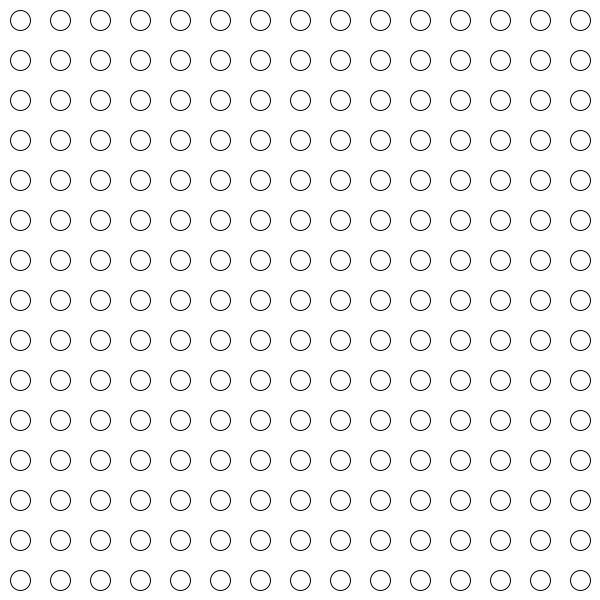
Frame 1 (no input)
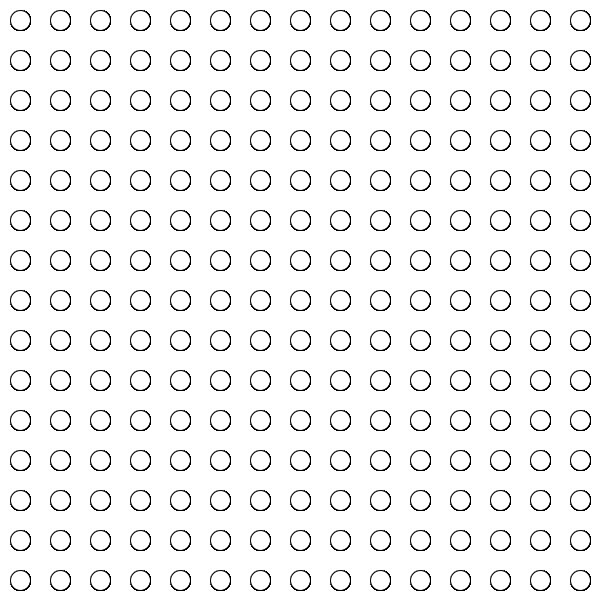
Frame 60 (the mouse pressed at the canvas centre just before this capture)
Frame 120 (the mouse held since frame 60 and released just before this capture): identical to frame 60, image omitted

The Processing sketch that drew these frames (run headless with seeded random() and noise(); from frame 60 on, the mouse is pressed at the canvas centre):

// Processing sketch: processing_15089
// ── processing_15089.pde



                
             void setup() {
  size( 600,600);
  background(#ffffff);
}

void draw() {
  for( float y=0; y<600;  y=y+40){
    for( float x=0; x<600;  x=x+40){
      pushMatrix();
      translate(x,y);
      ellipse(20,20,20,20);
      popMatrix();
    }
  }
}
   
